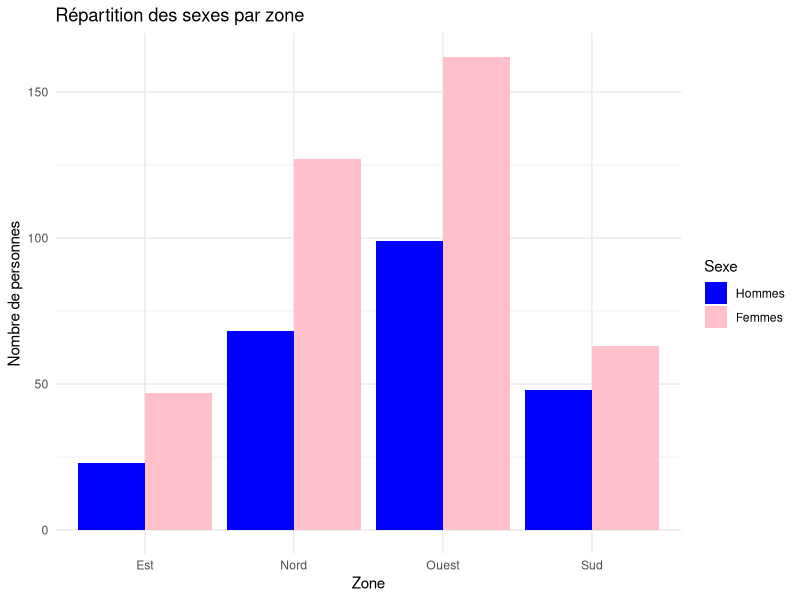
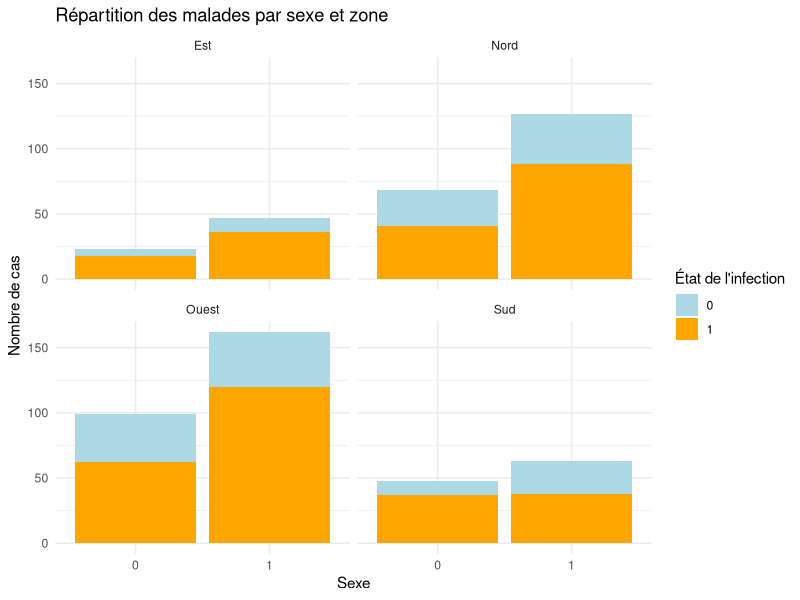
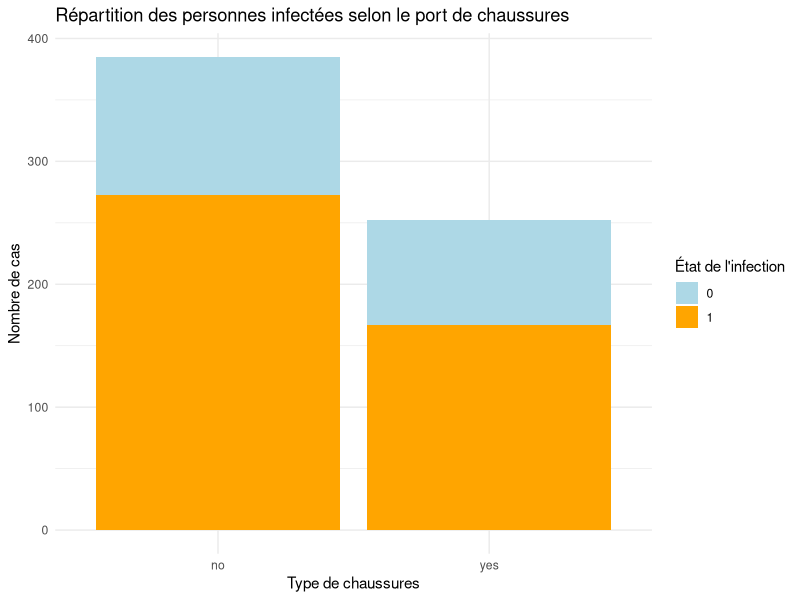
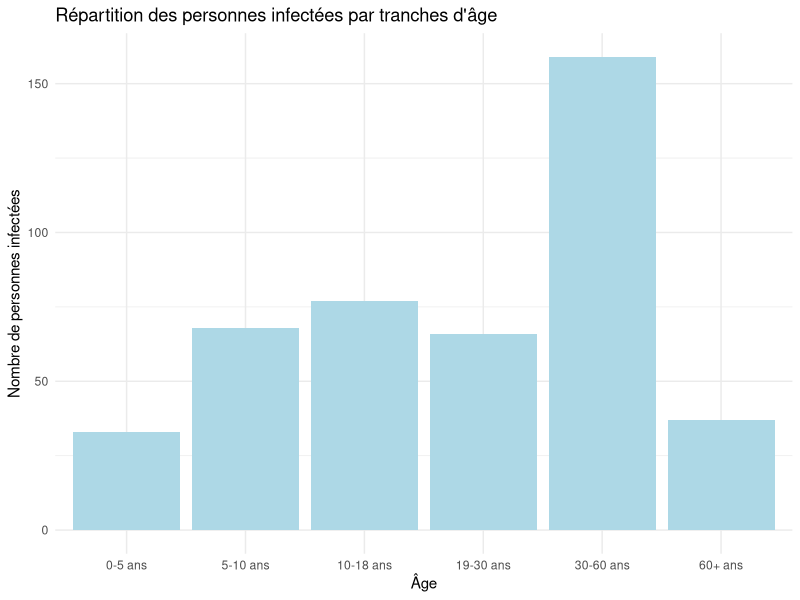

The R script that drew these images, in order:
## ---- chunk 1
knitr::opts_chunk$set(echo = TRUE)
## ---- chunk 2
### LIBRAIRIES UTILISEES ###
library(dplyr)
library(ggplot2)

## ---- chunk 3
### LECTURE DES DONNEES ET MODALITES ###
data <- read.csv("Ankylostome.csv")
data <- data %>% select(-c(...1, X))

modalites_uniques <- lapply(data, function(colonne) {
  unique_values <- unique(colonne) 
  count_values <- length(unique_values) 
  list(Modalites = unique_values, Nombre = count_values)
})

## ---- chunk 4
### ALLURE GENERALE DES DONNÉES ###
head(data)

## ---- chunk 5
### SEXE DES INDIVIDUS ###
table_sexe <- table(data$sexe)

### REPARTITION SELON LES ZONES ###
ggplot(data, aes(x = zone, fill = as.factor(sexe))) +
  geom_bar(position = "dodge") +
  labs(
    title = "Répartition des sexes par zone",
    x = "Zone",
    y = "Nombre de personnes",
    fill = "Sexe"
  ) +
  scale_fill_manual(
    values = c("0" = "blue", "1" = "pink"),
    labels = c("0" = "Hommes", "1" = "Femmes")
  ) +
  theme_minimal()

## ---- chunk 6
### AGE DES INDIVIDUS ###
age <- summary(data["age"])
agegr <- table(data$agegr)
ageclasses <- table(data$ageclasses)

## ---- chunk 7
### CREATION DE LA VARIABLE MALADE ET OBSERVATIONS ###
data <- data %>% mutate(malade = ifelse(nb.oeufs == 0, 0, 1))
malades <- table(data$malade)
pourcentages_malades <- prop.table(malades) * 100

## ---- chunk 8
### répartition des sexes par zone géographique selon l'infection ###
ggplot(data, aes(x = as.factor(sexe), fill = as.factor(malade))) +
  geom_bar(position = "stack") +   
  facet_wrap(~ zone) +             
  labs(title = "Répartition des malades par sexe et zone",
       x = "Sexe",
       y = "Nombre de cas",
       fill = "État de l'infection") +   
  scale_fill_manual(values = c("lightblue", "orange")) +  
  theme_minimal()  

## ---- chunk 9
### répartition des personnes infectées et le port de chaussures ###
ggplot(data, aes(x = chaussures, fill = as.factor(malade))) +
  geom_bar(position = "stack") +   
  labs(title = "Répartition des personnes infectées selon le port de chaussures",
       x = "Type de chaussures",
       y = "Nombre de cas",
       fill = "État de l'infection") +   
  scale_fill_manual(values = c("lightblue", "orange")) +  
  theme_minimal()  

## ---- chunk 10
### CREATION DES CLASSES D'AGE ET GRAPHIQUE ###
data$age_categ <- cut(data$age, 
                      breaks = c(0, 5, 10, 18, 30, 60, Inf), 
                      labels = c("0-5 ans", "5-10 ans", "10-18 ans", "19-30 ans", "30-60 ans", "60+ ans"),
                      right = FALSE) 

data_malade <- subset(data, malade == 1)

ggplot(data_malade, aes(x = age_categ)) +
  geom_bar(fill = "lightblue") +
  labs(title = "Répartition des personnes infectées par tranches d'âge",
       x = "Âge",
       y = "Nombre de personnes infectées") +
  theme_minimal()

## ---- chunk 11
### MODELE DE REGRESSION ###
res <- glm(malade ~ age + sexe + chaussures + zone, family="binomial", data=data)

## ---- chunk 12
### VALEURS DES COEFFICIENTS ###
res$coefficients

## ---- chunk 13
### INTERVALLES DE CONFIANCE ###
confint(res, level=0.95)

## ---- chunk 14
### PREDICTIONS ###
vect_estimations <- round(res$fitted.values)

#Effectif
tab=table(data$malade, vect_estimations)
tab

#Proportion de personnes pour laquelle la prédiction a été mauvaise: 197 (1 + 196)
#1. => 31%
(tab[1,2] + tab[2,1])
(tab[1,2] + tab[2,1])/sum(tab)

#2. Proportion de personnes infectées pour laquelle la prédiction était non infecté: 31% (faux positifs)
tab[1,2]/sum(tab[,2])

#3. Proportion de personnes non infectées pour laquelle la prédiction était infectées => 50% (faux négatifs)
tab[2,1]/sum(tab[,1])

